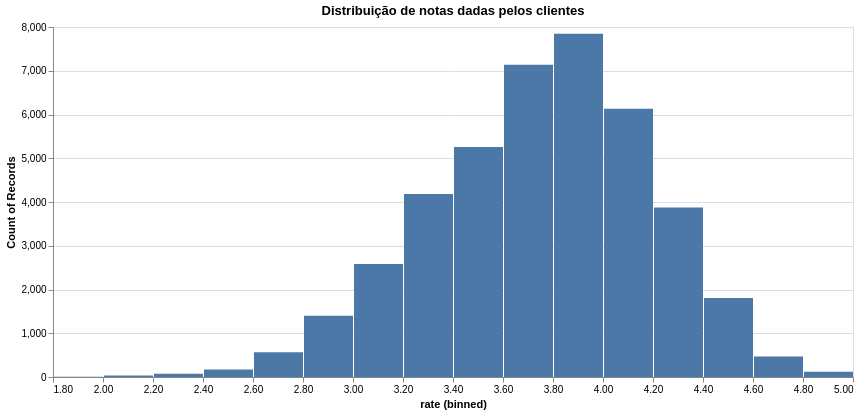

Notebook source saved alongside this figure:
### Code cell
restaurantes.plot.bar(x = alt.X('rate', bin=alt.Bin(maxbins=20)), y = alt.Y('count()')).properties(width = 800, height = 350, title = 'Distribuição de notas dadas pelos clientes' )

### Figure 1 — Vega specification as saved in the notebook (floating-point values rounded to 4 significant figures)
{"$schema": "https://vega.github.io/schema/vega/v5.json", "data": [{"name": "param_7_store"}, {"name": "source_0", "values": [{"__count": 6131, "bin_maxbins_20_rate": 4.0, "bin_maxbins_20_rate_end": 4.2}, {"__count": 7845, "bin_maxbins_20_rate": 3.8, "bin_maxbins_20_rate_end": 4.0}, {"__count": 7137, "bin_maxbins_20_rate": 3.6, "bin_maxbins_20_rate_end": 3.8}, {"__count": 467, "bin_maxbins_20_rate": 4.6, "bin_maxbins_20_rate_end": 4.8}, {"__count": 3877, "bin_maxbins_20_rate": 4.2, "bin_maxbins_20_rate_end": 4.4}, {"__count": 2584, "bin_maxbins_20_rate": 3.0, "bin_maxbins_20_rate_end": 3.2}, {"__count": 4183, "bin_maxbins_20_rate": 3.2, "bin_maxbins_20_rate_end": 3.4}, {"__count": 1402, "bin_maxbins_20_rate": 2.8, "bin_maxbins_20_rate_end": 3.0}, {"__count": 1803, "bin_maxbins_20_rate": 4.4, "bin_maxbins_20_rate_end": 4.6}, {"__count": 5260, "bin_maxbins_20_rate": 3.4, "bin_maxbins_20_rate_end": 3.6}, {"__count": 567, "bin_maxbins_20_rate": 2.6, "bin_maxbins_20_rate_end": 2.8}, {"__count": 171, "bin_maxbins_20_rate": 2.4, "bin_maxbins_20_rate_end": 2.6}, {"__count": 77, "bin_maxbins_20_rate": 2.2, "bin_maxbins_20_rate_end": 2.4}, {"__count": 121, "bin_maxbins_20_rate": 4.8, "bin_maxbins_20_rate_end": 5.0}, {"__count": 35, "bin_maxbins_20_rate": 2.0, "bin_maxbins_20_rate_end": 2.2}, {"__count": 5, "bin_maxbins_20_rate": 1.8, "bin_maxbins_20_rate_end": 2.0}]}, {"name": "source_0_y_domain___count", "values": [{"min": 5, "max": 7845}]}], "signals": [{"name": "bin_maxbins_20_rate_bins", "value": {"fields": ["rate"], "fname": "bin_rate", "start": 1.8, "step": 0.2, "stop": 5.0}}, {"name": "unit", "value": {}, "on": [{"events": "pointermove", "update": "isTuple(group()) ? group() : unit"}]}, {"name": "param_7", "update": "vlSelectionResolve(\"param_7_store\", \"union\")"}, {"name": "param_7_rate", "on": [{"events": [{"source": "view", "type": "dblclick"}], "update": "null"}, {"events": {"signal": "param_7_translate_delta"}, "update": "panLinear(param_7_translate_anchor.extent_x, -param_7_translate_delta.x / width)"}, {"events": {"signal": "param_7_zoom_delta"}, "update": "zoomLinear(domain(\"x\"), param_7_zoom_anchor.x, param_7_zoom_delta)"}]}, {"name": "param_7_tuple", "on": [{"events": [{"signal": "param_7_rate"}], "update": "param_7_rate ? {unit: \"\", fields: param_7_tuple_fields, values: [param_7_rate]} : null"}]}, {"name": "param_7_tuple_fields", "value": [{"field": "rate", "channel": "x", "type": "R"}]}, {"name": "param_7_translate_anchor", "value": {}, "on": [{"events": [{"source": "scope", "type": "pointerdown"}], "update": "{x: x(unit), y: y(unit), extent_x: domain(\"x\")}"}]}, {"name": "param_7_translate_delta", "value": {}, "on": [{"events": [{"source": "window", "between": [{"source": "scope", "type": "pointerdown"}, {"source": "window", "type": "pointerup"}], "consume": true, "type": "pointermove"}], "update": "{x: param_7_translate_anchor.x - x(unit), y: param_7_translate_anchor.y - y(unit)}"}]}, {"name": "param_7_zoom_anchor", "on": [{"events": [{"source": "scope", "consume": true, "type": "wheel"}], "update": "{x: invert(\"x\", x(unit)), y: invert(\"y\", y(unit))}"}]}, {"name": "param_7_zoom_delta", "on": [{"events": [{"source": "scope", "type": "wheel", "consume": true}], "update": "pow(1.001, event.deltaY * pow(16, event.deltaMode))", "force": true}]}, {"name": "param_7_modify", "on": [{"events": {"signal": "param_7_tuple"}, "update": "modify(\"param_7_store\", param_7_tuple, true)"}]}], "marks": [{"type": "rect", "name": "marks", "from": {"data": "source_0"}, "encode": {"update": {"x2": {"field": "bin_maxbins_20_rate", "scale": "x", "offset": {"signal": "0.5 + (abs(scale(\"x\", datum[\"bin_maxbins_20_rate_end\"]) - scale(\"x\", datum[\"bin_maxbins_20_rate\"])) < 0.25 ? -0.5 * (0.25 - (abs(scale(\"x\", datum[\"bin_maxbins_20_rate_end\"]) - scale(\"x\", datum[\"bin_maxbins_20_rate\"])))) : 0.5)"}}, "tooltip": {"signal": "{\"rate (binned)\": !isValid(datum[\"bin_maxbins_20_rate\"]) || !isFinite(+datum[\"bin_maxbins_20_rate\"]) ? \"null\" : format(datum[\"bin_maxbins_20_rate\"], \"\") + \" – \" + format(datum[\"bin_maxbins_20_rate_end\"], \"\"), \"Count of Records\": format(datum[\"__count\"], \"\")}"}, "y": {"field": "__count", "scale": "y"}, "fill": {"value": "#4c78a8"}, "y2": {"value": 0, "scale": "y"}, "x": {"field": "bin_maxbins_20_rate_end", "scale": "x", "offset": {"signal": "0.5 + (abs(scale(\"x\", datum[\"bin_maxbins_20_rate_end\"]) - scale(\"x\", datum[\"bin_maxbins_20_rate\"])) < 0.25 ? 0.5 * (0.25 - (abs(scale(\"x\", datum[\"bin_maxbins_20_rate_end\"]) - scale(\"x\", datum[\"bin_maxbins_20_rate\"])))) : -0.5)"}}}}, "style": ["bar"], "interactive": true, "clip": true}], "scales": [{"name": "x", "type": "linear", "domain": {"signal": "[bin_maxbins_20_rate_bins.start, bin_maxbins_20_rate_bins.stop]"}, "range": [0, {"signal": "width"}], "bins": {"signal": "bin_maxbins_20_rate_bins"}, "zero": false, "domainRaw": {"signal": "param_7[\"rate\"]"}}, {"name": "y", "type": "linear", "domain": [{"signal": "(data(\"source_0_y_domain___count\")[0] || {}).min"}, {"signal": "(data(\"source_0_y_domain___count\")[0] || {}).max"}], "range": [{"signal": "height"}, 0], "nice": true, "zero": true}], "axes": [{"scale": "y", "labels": false, "orient": "left", "minExtent": 0, "gridScale": "x", "grid": true, "aria": false, "maxExtent": 0, "domain": false, "ticks": false, "zindex": 0, "tickCount": {"signal": "ceil(height/40)"}}, {"scale": "x", "labelOverlap": true, "tickCount": {"signal": "ceil(width/10)"}, "orient": "bottom", "title": "rate (binned)", "zindex": 0, "labelFlush": true, "grid": false}, {"scale": "y", "labelOverlap": true, "orient": "left", "grid": false, "zindex": 0, "title": "Count of Records", "tickCount": {"signal": "ceil(height/40)"}}], "title": {"text": "Distribuição de notas dadas pelos clientes", "frame": "group"}, "height": 350, "width": 800, "padding": 5, "background": "white", "style": "cell"}
